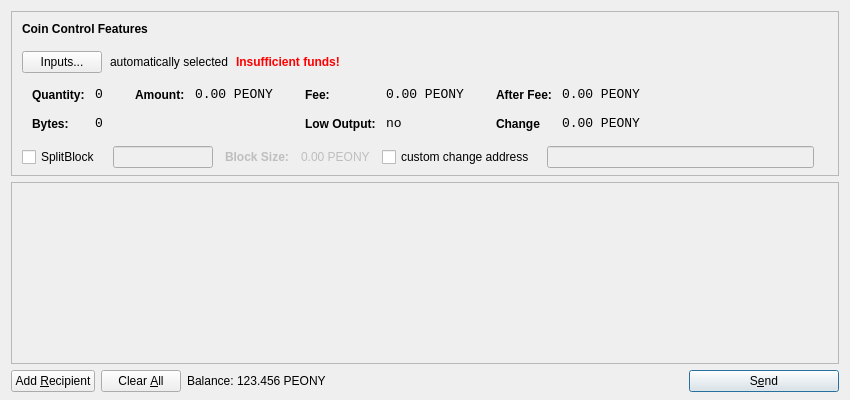
<?xml version="1.0" encoding="UTF-8"?>
<ui version="4.0">
 <class>SendCoinsDialog</class>
 <widget class="QDialog" name="SendCoinsDialog">
  <property name="geometry">
   <rect>
    <x>0</x>
    <y>0</y>
    <width>850</width>
    <height>400</height>
   </rect>
  </property>
  <property name="windowTitle">
   <string>Send Coins</string>
  </property>
  <layout class="QVBoxLayout" name="verticalLayout" stretch="0,1,0">
   <property name="bottomMargin">
    <number>8</number>
   </property>
   <item>
    <widget class="QFrame" name="frameCoinControl">
     <property name="sizePolicy">
      <sizepolicy hsizetype="Expanding" vsizetype="Expanding">
       <horstretch>0</horstretch>
       <verstretch>0</verstretch>
      </sizepolicy>
     </property>
     <property name="maximumSize">
      <size>
       <width>16777215</width>
       <height>16777215</height>
      </size>
     </property>
     <property name="frameShape">
      <enum>QFrame::StyledPanel</enum>
     </property>
     <property name="frameShadow">
      <enum>QFrame::Sunken</enum>
     </property>
     <layout class="QVBoxLayout" name="verticalLayoutCoinControl2">
      <property name="spacing">
       <number>-1</number>
      </property>
      <property name="leftMargin">
       <number>0</number>
      </property>
      <property name="topMargin">
       <number>0</number>
      </property>
      <property name="rightMargin">
       <number>0</number>
      </property>
      <property name="bottomMargin">
       <number>6</number>
      </property>
      <item>
       <layout class="QVBoxLayout" name="verticalLayoutCoinControl" stretch="0,0,0,0,1">
        <property name="spacing">
         <number>0</number>
        </property>
        <property name="leftMargin">
         <number>10</number>
        </property>
        <property name="topMargin">
         <number>10</number>
        </property>
        <item>
         <layout class="QHBoxLayout" name="horizontalLayoutCoinControl1">
          <property name="bottomMargin">
           <number>15</number>
          </property>
          <item>
           <widget class="QLabel" name="labelCoinControlFeatures">
            <property name="sizePolicy">
             <sizepolicy hsizetype="Preferred" vsizetype="Maximum">
              <horstretch>0</horstretch>
              <verstretch>0</verstretch>
             </sizepolicy>
            </property>
            <property name="font">
             <font>
              <weight>75</weight>
              <bold>true</bold>
             </font>
            </property>
            <property name="styleSheet">
             <string notr="true">font-weight:bold;</string>
            </property>
            <property name="text">
             <string>Coin Control Features</string>
            </property>
           </widget>
          </item>
         </layout>
        </item>
        <item>
         <layout class="QHBoxLayout" name="horizontalLayoutCoinControl2" stretch="0,0,0,0">
          <property name="spacing">
           <number>8</number>
          </property>
          <property name="bottomMargin">
           <number>10</number>
          </property>
          <item>
           <widget class="QPushButton" name="pushButtonCoinControl">
            <property name="styleSheet">
             <string notr="true"/>
            </property>
            <property name="text">
             <string>Inputs...</string>
            </property>
           </widget>
          </item>
          <item>
           <widget class="QLabel" name="labelCoinControlAutomaticallySelected">
            <property name="text">
             <string>automatically selected</string>
            </property>
            <property name="margin">
             <number>5</number>
            </property>
           </widget>
          </item>
          <item>
           <widget class="QLabel" name="labelCoinControlInsuffFunds">
            <property name="font">
             <font>
              <weight>75</weight>
              <bold>true</bold>
             </font>
            </property>
            <property name="styleSheet">
             <string notr="true">color:red;font-weight:bold;</string>
            </property>
            <property name="text">
             <string>Insufficient funds!</string>
            </property>
            <property name="margin">
             <number>5</number>
            </property>
           </widget>
          </item>
          <item>
           <spacer name="horizontalSpacerCoinControl">
            <property name="orientation">
             <enum>Qt::Horizontal</enum>
            </property>
            <property name="sizeHint" stdset="0">
             <size>
              <width>40</width>
              <height>1</height>
             </size>
            </property>
           </spacer>
          </item>
         </layout>
        </item>
        <item>
         <widget class="QWidget" name="widgetCoinControl" native="true">
          <property name="sizePolicy">
           <sizepolicy hsizetype="Preferred" vsizetype="Preferred">
            <horstretch>0</horstretch>
            <verstretch>0</verstretch>
           </sizepolicy>
          </property>
          <property name="minimumSize">
           <size>
            <width>0</width>
            <height>0</height>
           </size>
          </property>
          <property name="styleSheet">
           <string notr="true"/>
          </property>
          <layout class="QHBoxLayout" name="horizontalLayoutCoinControl5">
           <property name="margin">
            <number>0</number>
           </property>
           <item>
            <layout class="QHBoxLayout" name="horizontalLayoutCoinControl3" stretch="0,0,0,1">
             <property name="spacing">
              <number>20</number>
             </property>
             <property name="topMargin">
              <number>0</number>
             </property>
             <property name="bottomMargin">
              <number>10</number>
             </property>
             <item>
              <layout class="QFormLayout" name="formLayoutCoinControl1">
               <property name="horizontalSpacing">
                <number>10</number>
               </property>
               <property name="verticalSpacing">
                <number>14</number>
               </property>
               <property name="leftMargin">
                <number>10</number>
               </property>
               <property name="topMargin">
                <number>4</number>
               </property>
               <property name="rightMargin">
                <number>6</number>
               </property>
               <item row="0" column="0">
                <widget class="QLabel" name="labelCoinControlQuantityText">
                 <property name="styleSheet">
                  <string notr="true">font-weight:bold;</string>
                 </property>
                 <property name="text">
                  <string>Quantity:</string>
                 </property>
                 <property name="margin">
                  <number>0</number>
                 </property>
                </widget>
               </item>
               <item row="0" column="1">
                <widget class="QLabel" name="labelCoinControlQuantity">
                 <property name="font">
                  <font>
                   <family>Monospace</family>
                   <pointsize>10</pointsize>
                  </font>
                 </property>
                 <property name="cursor">
                  <cursorShape>IBeamCursor</cursorShape>
                 </property>
                 <property name="contextMenuPolicy">
                  <enum>Qt::ActionsContextMenu</enum>
                 </property>
                 <property name="text">
                  <string>0</string>
                 </property>
                 <property name="margin">
                  <number>0</number>
                 </property>
                 <property name="textInteractionFlags">
                  <set>Qt::LinksAccessibleByMouse|Qt::TextSelectableByKeyboard|Qt::TextSelectableByMouse</set>
                 </property>
                </widget>
               </item>
               <item row="1" column="0">
                <widget class="QLabel" name="labelCoinControlBytesText">
                 <property name="styleSheet">
                  <string notr="true">font-weight:bold;</string>
                 </property>
                 <property name="text">
                  <string>Bytes:</string>
                 </property>
                </widget>
               </item>
               <item row="1" column="1">
                <widget class="QLabel" name="labelCoinControlBytes">
                 <property name="font">
                  <font>
                   <family>Monospace</family>
                   <pointsize>10</pointsize>
                  </font>
                 </property>
                 <property name="cursor">
                  <cursorShape>IBeamCursor</cursorShape>
                 </property>
                 <property name="contextMenuPolicy">
                  <enum>Qt::ActionsContextMenu</enum>
                 </property>
                 <property name="text">
                  <string>0</string>
                 </property>
                 <property name="textInteractionFlags">
                  <set>Qt::LinksAccessibleByMouse|Qt::TextSelectableByKeyboard|Qt::TextSelectableByMouse</set>
                 </property>
                </widget>
               </item>
              </layout>
             </item>
             <item>
              <layout class="QFormLayout" name="formLayoutCoinControl2">
               <property name="horizontalSpacing">
                <number>10</number>
               </property>
               <property name="verticalSpacing">
                <number>14</number>
               </property>
               <property name="leftMargin">
                <number>6</number>
               </property>
               <property name="topMargin">
                <number>4</number>
               </property>
               <property name="rightMargin">
                <number>6</number>
               </property>
               <item row="0" column="0">
                <widget class="QLabel" name="labelCoinControlAmountText">
                 <property name="styleSheet">
                  <string notr="true">font-weight:bold;</string>
                 </property>
                 <property name="text">
                  <string>Amount:</string>
                 </property>
                 <property name="margin">
                  <number>0</number>
                 </property>
                </widget>
               </item>
               <item row="0" column="1">
                <widget class="QLabel" name="labelCoinControlAmount">
                 <property name="font">
                  <font>
                   <family>Monospace</family>
                   <pointsize>10</pointsize>
                  </font>
                 </property>
                 <property name="cursor">
                  <cursorShape>IBeamCursor</cursorShape>
                 </property>
                 <property name="contextMenuPolicy">
                  <enum>Qt::ActionsContextMenu</enum>
                 </property>
                 <property name="text">
                  <string notr="true">0.00 PEONY</string>
                 </property>
                 <property name="textInteractionFlags">
                  <set>Qt::LinksAccessibleByMouse|Qt::TextSelectableByKeyboard|Qt::TextSelectableByMouse</set>
                 </property>
                </widget>
               </item>
              </layout>
             </item>
             <item>
              <layout class="QFormLayout" name="formLayoutCoinControl3">
               <property name="horizontalSpacing">
                <number>10</number>
               </property>
               <property name="verticalSpacing">
                <number>14</number>
               </property>
               <property name="leftMargin">
                <number>6</number>
               </property>
               <property name="topMargin">
                <number>4</number>
               </property>
               <property name="rightMargin">
                <number>6</number>
               </property>
               <item row="0" column="0">
                <widget class="QLabel" name="labelCoinControlFeeText">
                 <property name="styleSheet">
                  <string notr="true">font-weight:bold;</string>
                 </property>
                 <property name="text">
                  <string>Fee:</string>
                 </property>
                 <property name="margin">
                  <number>0</number>
                 </property>
                </widget>
               </item>
               <item row="0" column="1">
                <widget class="QLabel" name="labelCoinControlFee">
                 <property name="font">
                  <font>
                   <family>Monospace</family>
                   <pointsize>10</pointsize>
                  </font>
                 </property>
                 <property name="cursor">
                  <cursorShape>IBeamCursor</cursorShape>
                 </property>
                 <property name="contextMenuPolicy">
                  <enum>Qt::ActionsContextMenu</enum>
                 </property>
                 <property name="text">
                  <string notr="true">0.00 PEONY</string>
                 </property>
                 <property name="textInteractionFlags">
                  <set>Qt::LinksAccessibleByMouse|Qt::TextSelectableByKeyboard|Qt::TextSelectableByMouse</set>
                 </property>
                </widget>
               </item>
               <item row="1" column="0">
                <widget class="QLabel" name="labelCoinControlLowOutputText">
                 <property name="styleSheet">
                  <string notr="true">font-weight:bold;</string>
                 </property>
                 <property name="text">
                  <string>Low Output:</string>
                 </property>
                </widget>
               </item>
               <item row="1" column="1">
                <widget class="QLabel" name="labelCoinControlLowOutput">
                 <property name="font">
                  <font>
                   <family>Monospace</family>
                   <pointsize>10</pointsize>
                  </font>
                 </property>
                 <property name="cursor">
                  <cursorShape>IBeamCursor</cursorShape>
                 </property>
                 <property name="contextMenuPolicy">
                  <enum>Qt::ActionsContextMenu</enum>
                 </property>
                 <property name="text">
                  <string>no</string>
                 </property>
                 <property name="textInteractionFlags">
                  <set>Qt::LinksAccessibleByMouse|Qt::TextSelectableByKeyboard|Qt::TextSelectableByMouse</set>
                 </property>
                </widget>
               </item>
              </layout>
             </item>
             <item>
              <layout class="QFormLayout" name="formLayoutCoinControl4">
               <property name="horizontalSpacing">
                <number>10</number>
               </property>
               <property name="verticalSpacing">
                <number>14</number>
               </property>
               <property name="leftMargin">
                <number>6</number>
               </property>
               <property name="topMargin">
                <number>4</number>
               </property>
               <property name="rightMargin">
                <number>6</number>
               </property>
               <item row="0" column="0">
                <widget class="QLabel" name="labelCoinControlAfterFeeText">
                 <property name="styleSheet">
                  <string notr="true">font-weight:bold;</string>
                 </property>
                 <property name="text">
                  <string>After Fee:</string>
                 </property>
                 <property name="margin">
                  <number>0</number>
                 </property>
                </widget>
               </item>
               <item row="0" column="1">
                <widget class="QLabel" name="labelCoinControlAfterFee">
                 <property name="font">
                  <font>
                   <family>Monospace</family>
                   <pointsize>10</pointsize>
                  </font>
                 </property>
                 <property name="cursor">
                  <cursorShape>IBeamCursor</cursorShape>
                 </property>
                 <property name="contextMenuPolicy">
                  <enum>Qt::ActionsContextMenu</enum>
                 </property>
                 <property name="text">
                  <string notr="true">0.00 PEONY</string>
                 </property>
                 <property name="textInteractionFlags">
                  <set>Qt::LinksAccessibleByMouse|Qt::TextSelectableByKeyboard|Qt::TextSelectableByMouse</set>
                 </property>
                </widget>
               </item>
               <item row="1" column="0">
                <widget class="QLabel" name="labelCoinControlChangeText">
                 <property name="styleSheet">
                  <string notr="true">font-weight:bold;</string>
                 </property>
                 <property name="text">
                  <string>Change</string>
                 </property>
                </widget>
               </item>
               <item row="1" column="1">
                <widget class="QLabel" name="labelCoinControlChange">
                 <property name="font">
                  <font>
                   <family>Monospace</family>
                   <pointsize>10</pointsize>
                  </font>
                 </property>
                 <property name="cursor">
                  <cursorShape>IBeamCursor</cursorShape>
                 </property>
                 <property name="contextMenuPolicy">
                  <enum>Qt::ActionsContextMenu</enum>
                 </property>
                 <property name="text">
                  <string notr="true">0.00 PEONY</string>
                 </property>
                 <property name="textInteractionFlags">
                  <set>Qt::LinksAccessibleByMouse|Qt::TextSelectableByKeyboard|Qt::TextSelectableByMouse</set>
                 </property>
                </widget>
               </item>
              </layout>
             </item>
            </layout>
           </item>
          </layout>
         </widget>
        </item>
        <item>
         <layout class="QHBoxLayout" name="horizontalLayoutCoinControl4" stretch="0,0,0">
          <property name="spacing">
           <number>12</number>
          </property>
          <property name="sizeConstraint">
           <enum>QLayout::SetDefaultConstraint</enum>
          </property>
          <property name="topMargin">
           <number>5</number>
          </property>
          <property name="rightMargin">
           <number>5</number>
          </property>
          <item>
            <widget class="QCheckBox" name="splitBlockCheckBox">
              <property name="text">
                <string>SplitBlock</string>
              </property>
            </widget>
          </item>
          <item>
            <widget class="QLineEdit" name="splitBlockLineEdit">
              <property name="enabled">
                <bool>false</bool>
              </property>
              <property name="sizePolicy">
                <sizepolicy hsizetype="Fixed" vsizetype="Fixed">
                  <horstretch>0</horstretch>
                  <verstretch>0</verstretch>
                </sizepolicy>
              </property>
              <property name="maximumSize">
                <size>
                  <width>100</width>
                  <height>16777215</height>
                </size>
              </property>
            </widget>
          </item>
          <item>
            <widget class="QLabel" name="labelBlockSizeText">
              <property name="enabled">
                <bool>false</bool>
              </property>
              <property name="font">
                <font>
                  <weight>75</weight>
                  <bold>true</bold>
                </font>
              </property>
              <property name="text">
                <string>Block Size:</string>
              </property>
            </widget>
          </item>
          <item>
            <widget class="QLabel" name="labelBlockSize">
              <property name="enabled">
                <bool>false</bool>
              </property>
              <property name="text">
                <string>0.00 PEONY</string>
              </property>
            </widget>
          </item>
          <item>
           <widget class="QCheckBox" name="checkBoxCoinControlChange">
            <property name="text">
             <string>custom change address</string>
            </property>
           </widget>
          </item>
          <item>
           <widget class="QLineEdit" name="lineEditCoinControlChange">
            <property name="enabled">
             <bool>false</bool>
            </property>
            <property name="sizePolicy">
             <sizepolicy hsizetype="Expanding" vsizetype="Fixed">
              <horstretch>0</horstretch>
              <verstretch>0</verstretch>
             </sizepolicy>
            </property>
           </widget>
          </item>
          <item>
           <widget class="QLabel" name="labelCoinControlChangeLabel">
            <property name="sizePolicy">
             <sizepolicy hsizetype="Preferred" vsizetype="Expanding">
              <horstretch>0</horstretch>
              <verstretch>0</verstretch>
             </sizepolicy>
            </property>
            <property name="minimumSize">
             <size>
              <width>0</width>
              <height>0</height>
             </size>
            </property>
            <property name="text">
             <string/>
            </property>
            <property name="margin">
             <number>3</number>
            </property>
           </widget>
          </item>
         </layout>
        </item>
        <item>
         <spacer name="verticalSpacerCoinControl">
          <property name="orientation">
           <enum>Qt::Vertical</enum>
          </property>
          <property name="sizeHint" stdset="0">
           <size>
            <width>800</width>
            <height>1</height>
           </size>
          </property>
         </spacer>
        </item>
       </layout>
      </item>
     </layout>
    </widget>
   </item>
   <item>
    <widget class="QScrollArea" name="scrollArea">
     <property name="widgetResizable">
      <bool>true</bool>
     </property>
     <widget class="QWidget" name="scrollAreaWidgetContents">
      <property name="geometry">
       <rect>
        <x>0</x>
        <y>0</y>
        <width>830</width>
        <height>165</height>
       </rect>
      </property>
      <layout class="QVBoxLayout" name="verticalLayout_2">
       <property name="margin">
        <number>0</number>
       </property>
       <item>
        <layout class="QVBoxLayout" name="entries">
         <property name="spacing">
          <number>6</number>
         </property>
        </layout>
       </item>
       <item>
        <spacer name="verticalSpacer">
         <property name="orientation">
          <enum>Qt::Vertical</enum>
         </property>
         <property name="sizeHint" stdset="0">
          <size>
           <width>20</width>
           <height>40</height>
          </size>
         </property>
        </spacer>
       </item>
      </layout>
     </widget>
    </widget>
   </item>
   <item>
    <layout class="QHBoxLayout" name="horizontalLayout">
     <item>
      <widget class="QPushButton" name="addButton">
       <property name="toolTip">
        <string>Send to multiple recipients at once</string>
       </property>
       <property name="text">
        <string>Add &amp;Recipient</string>
       </property>
       <property name="autoDefault">
        <bool>false</bool>
       </property>
      </widget>
     </item>
     <item>
      <widget class="QPushButton" name="clearButton">
       <property name="sizePolicy">
        <sizepolicy hsizetype="Minimum" vsizetype="Fixed">
         <horstretch>0</horstretch>
         <verstretch>0</verstretch>
        </sizepolicy>
       </property>
       <property name="toolTip">
        <string>Remove all transaction fields</string>
       </property>
       <property name="text">
        <string>Clear &amp;All</string>
       </property>
       <property name="autoRepeatDelay">
        <number>300</number>
       </property>
       <property name="autoDefault">
        <bool>false</bool>
       </property>
      </widget>
     </item>
     <item>
      <layout class="QHBoxLayout" name="horizontalLayout_2">
       <property name="spacing">
        <number>3</number>
       </property>
       <item>
        <widget class="QLabel" name="label">
         <property name="sizePolicy">
          <sizepolicy hsizetype="Preferred" vsizetype="Fixed">
           <horstretch>0</horstretch>
           <verstretch>0</verstretch>
          </sizepolicy>
         </property>
         <property name="text">
          <string>Balance:</string>
         </property>
        </widget>
       </item>
       <item>
        <widget class="QLabel" name="labelBalance">
         <property name="sizePolicy">
          <sizepolicy hsizetype="Preferred" vsizetype="Fixed">
           <horstretch>0</horstretch>
           <verstretch>0</verstretch>
          </sizepolicy>
         </property>
         <property name="cursor">
          <cursorShape>IBeamCursor</cursorShape>
         </property>
         <property name="text">
          <string notr="true">123.456 PEONY</string>
         </property>
         <property name="textInteractionFlags">
          <set>Qt::LinksAccessibleByMouse|Qt::TextSelectableByKeyboard|Qt::TextSelectableByMouse</set>
         </property>
        </widget>
       </item>
      </layout>
     </item>
     <item>
      <spacer name="horizontalSpacer">
       <property name="orientation">
        <enum>Qt::Horizontal</enum>
       </property>
       <property name="sizeHint" stdset="0">
        <size>
         <width>40</width>
         <height>20</height>
        </size>
       </property>
      </spacer>
     </item>
     <item>
      <widget class="QPushButton" name="sendButton">
       <property name="minimumSize">
        <size>
         <width>150</width>
         <height>0</height>
        </size>
       </property>
       <property name="toolTip">
        <string>Confirm the send action</string>
       </property>
       <property name="text">
        <string>S&amp;end</string>
       </property>
       <property name="icon">
        <iconset resource="../bitcoin.qrc">
         <normaloff>:/icons/send</normaloff>:/icons/send</iconset>
       </property>
       <property name="default">
        <bool>true</bool>
       </property>
      </widget>
     </item>
    </layout>
   </item>
  </layout>
 </widget>
 <resources>
  <include location="../bitcoin.qrc"/>
 </resources>
 <connections/>
</ui>
